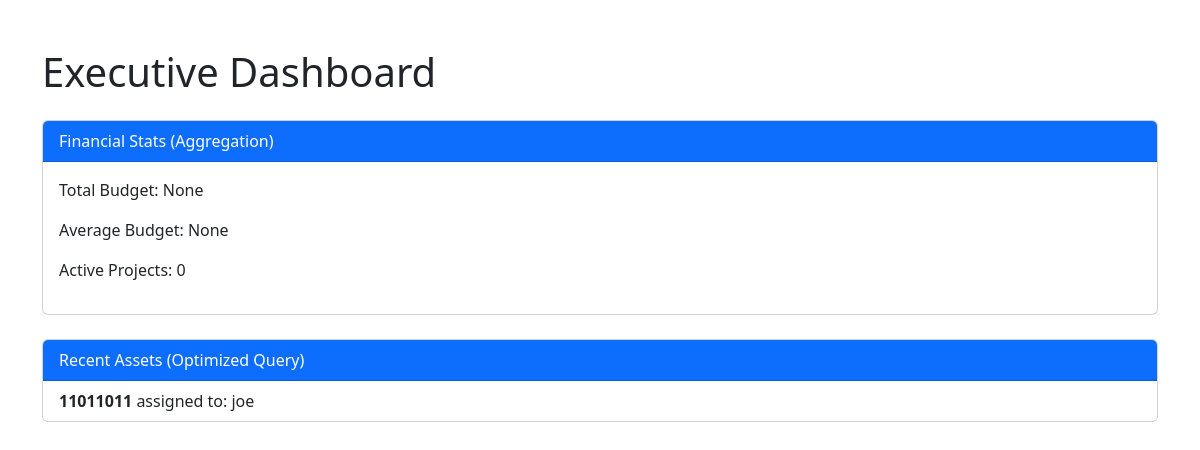
Page /dashboard/ on the earlier database version.
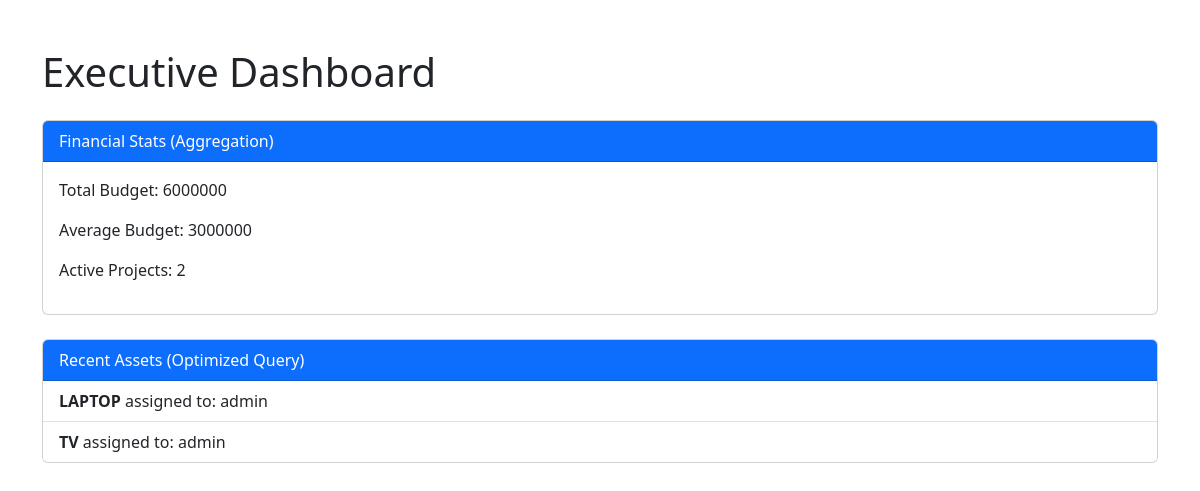
Same page on the later database version.
### core/models.py (models this page shows, shortened)
class TimeStampedModel(models.Model):
    id = models.UUIDField(primary_key=True, default=uuid.uuid4, editable=False)
    created_at = models.DateTimeField(auto_now_add=True)
    updated_at = models.DateTimeField(auto_now=True)
    class Meta:
        abstract = True

class Asset(TimeStampedModel):
    name = models.CharField(max_length=100)
    serial_number = models.CharField(max_length=100, unique=True)
    assigned_to = models.ForeignKey(User, on_delete=models.SET_NULL, null=True, related_name='assets')

class User(AbstractUser):
    department_choices = [
        ('IT', 'Information Technology'),
        ('HR', 'Human Resources'),
        ('Sales', 'Sales'),
    ]
    employee_id = models.CharField(max_length=20, unique=True)
    department = models.CharField(max_length=10, choices=department_choices)

### core/views.py (the view)
# urls.py: path('dashboard/', dashboard_view, name='dashboard'),
def dashboard_view(request):
    stats = Project.objects.aggregate(
        total_budget=Sum('budget'),
        avg_budget=Avg('budget'),
        project_count=Count('id'),
    )
    recent_assets = Asset.objects.select_related('assigned_to').all()[:5]
    context = {
        'stats': stats,
        'recent_assets': recent_assets,
    }
    return render(request, 'core/dashboard.html', context)

### core/templates/core/dashboard.html (shortened to what this page needs)
<!DOCTYPE html>
<html lang="en">
<head>
    <link href="https://cdn.jsdelivr.net/npm/bootstrap@5.3.3/dist/css/bootstrap.min.css" rel="stylesheet">
</head>
<body class="container mt-5">
    <h1>Executive Dashboard</h1>
    <div class="card mt-4">
        <div class="card-header bg-primary text-white">Financial Stats (Aggregation)</div>
        <div class="card-body">
            <p>Total Budget: {{ stats.total_budget }}</p>
            <p>Average Budget: {{ stats.avg_budget }}</p>
            <p>Active Projects: {{ stats.project_count }}</p>
        </div>
    </div>
    <div class="card mt-4">
        <div class="card-header bg-primary text-white">Recent Assets (Optimized Query)</div>
        <ul class="list-group list-group-flush">
            {% for asset in recent_assets %}
            <li class="list-group-item">
                <strong>{{ asset.name }}</strong>
                assigned to: {{ asset.assigned_to.username }}
            </li>
            {% endfor %}
        </ul>
    </div>
</body>
</html>

Differences in the rows shown:
removed Asset: name "11011011", assigned_to.username "joe"
added Asset: name "LAPTOP", assigned_to.username "admin"
added Asset: name "TV", assigned_to.username "admin"
Other differences:
{{ stats.total_budget }}: "None" → "6000000"
{{ stats.avg_budget }}: "None" → "3000000"
{{ stats.project_count }}: "0" → "2"
